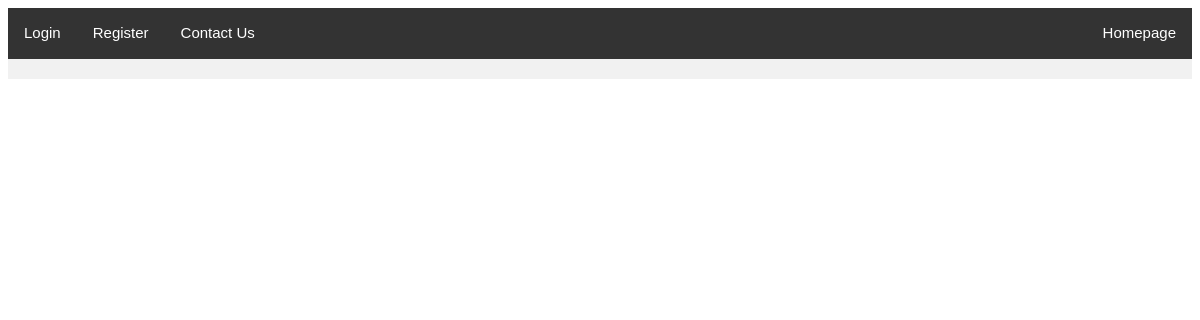
The page /panel/ on the database as committed earlier.
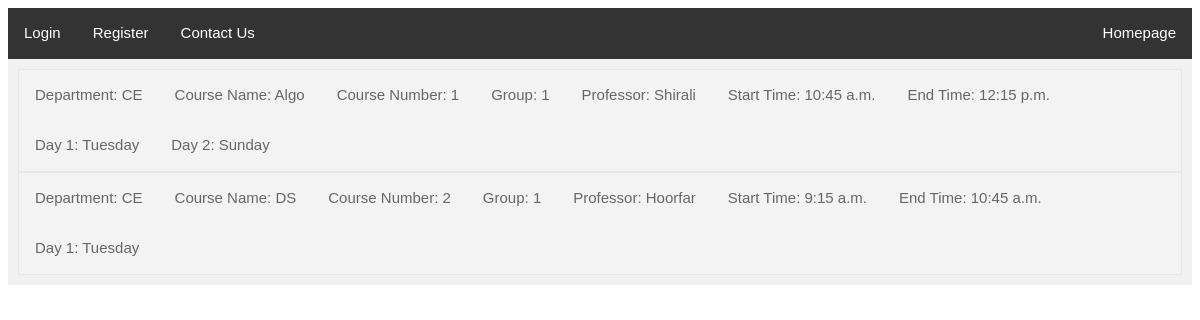
The same page on the database as committed later.
### portal/models.py (models this page shows)
class Course(models.Model):
    department = models.CharField(max_length=150)
    name = models.CharField(max_length=150)
    course_number = models.IntegerField()
    group = models.IntegerField()
    professor_name = models.CharField(max_length=150)
    start_time = models.TimeField()
    end_time = models.TimeField()
    DAYS_OF_WEEK = (
        (0, 'Saturday'),
        (1, 'Sunday'),
        (2, 'Monday'),
        (3, 'Tuesday'),
        (4, 'Wednesday'),
    )
    day_1 = models.IntegerField(choices=DAYS_OF_WEEK, null=False,)
    day_2 = models.IntegerField(choices=DAYS_OF_WEEK, null=True,blank=True)

### portal/views.py (the view)
# urls.py: path('panel/', UserPanelView.as_view(), name='panel'),
class UserPanelView(generic.ListView):
    model = Course
    template_name = 'portal/panel.html'
    context_object_name = 'courses'

### portal/templates/portal/panel.html (shortened to what this page needs)
{% extends "portal/base.html" %}
{% block content %}
    <ul class="vertical" style="width: auto">
        {% for course in courses %}
            <ul id='course_{{ course.course_number }}_{{ course.group }}' class="horizontal2 gray">
                <li><a>Department: {{ course.department }}</a></li>
                <li><a>Course Name: {{ course.name }}</a></li>
                <li><a>Course Number: {{ course.course_number }}</a></li>
                <li><a>Group: {{ course.group }}</a></li>
                <li><a>Professor: {{ course.professor_name }}</a></li>
                <li><a>Start Time: {{ course.start_time }}</a></li>
                <li><a>End Time: {{ course.end_time }}</a></li>
                <li><a>Day 1: {{ course.get_day_1_display }}</a></li>
                {% if course.day_2 %}
                    <li><a>Day 2: {{ course.get_day_2_display }}</a></li>
                {% endif %}
            </ul>
        {% endfor %}
    </ul>
{% endblock %}

### portal/templates/portal/base.html (shortened to what this page needs)
<ul id="navbar" class="horizontal">
    {% if request.user.is_authenticated %}
        <li><a id="profile" href="{% url 'portal:profile' %}">Profile</a></li>
        <li><a id="panel" href="{% url 'portal:panel' %}">Panel</a></li>
        {% if request.user.is_superuser %}
            <li><a id="make_new_course" href="{% url 'portal:create_course' %}">Create Course</a></li>
        {% endif %}
        <li><a id="logout" href="{% url 'portal:logout' %}">Logout</a></li>
    {% else %}
        <li><a id="login" href="{% url 'portal:login' %}">Login</a></li>
        <li><a id="register" href="{% url 'portal:register' %}">Register</a></li>
    {% endif %}
    <li><a id="contactus" href="{% url 'portal:contactus' %}">Contact Us</a></li>
    <li style="float:right"><a id="homepage" href="{% url 'portal:index' %}">Homepage</a></li>
</ul>
<div id="content">
    {% block content %}{% endblock %}
</div>

### portal/templates/portal/base.html (style rules this page uses)
ul { list-style-type: none; margin: 0; padding: 0; overflow: hidden; background-color: #333; box-sizing: inherit; font-family: Verdana, sans-serif; font-size: 15px; line-height: 1.5; }
ul.horizontal { list-style-type: none; margin: 0; padding: 0; overflow: hidden; background-color: #333; }
ul.horizontal li { float: left; }
ul.horizontal li a { display: inline-block; color: white; text-align: center; padding: 14px 16px; text-decoration: none; }
ul.horizontal2 { list-style-type: none; margin: 0; padding: 0; overflow: hidden; border: 1px solid #e7e7e7; background-color: #f3f3f3; }
ul.horizontal2 li { float: left; }
ul.horizontal2 li a { display: inline-block; color: #666; text-align: center; padding: 14px 16px; text-decoration: none; }
ul.vertical { list-style-type: none; margin: 0px; padding: 10px; width: 250px; background-color: #f1f1f1; }
ul.vertical li a { display: block; color: #000; padding: 8px 0 8px 16px; text-decoration: none; }
ul.gray { border: 1px solid #e7e7e7; background-color: #f3f3f3; }
ul.gray li a { display: block; color: #666; text-align: center; padding: 14px 16px; text-decoration: none; }

Rows that differ between the two databases and show on the page:
added Course: department "CE", name "Algo", course_number "1", group "1", professor_name "Shirali", start_time "10:45 a.m.", end_time "12:15 p.m.", day_1 "Tuesday", day_2 "Sunday"
added Course: department "CE", name "DS", course_number "2", group "1", professor_name "Hoorfar", start_time "9:15 a.m.", end_time "10:45 a.m.", day_1 "Tuesday"
